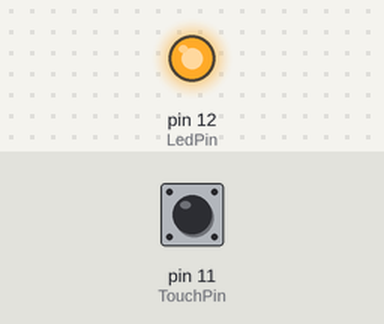
A program run on a simulated Raspberry Pi (header pin numbers). Shown: output pins drawn as LEDs (lit = HIGH). Inputs (shaded band) come from the test bench; at power-on: pin 11 (TouchPin) HIGH. What the program prints to the terminal is not drawn.

Above: at 1.2 s.
1.3 s: pin 11 (TouchPin) pulled LOW for 0.15 s
At 1.37 s:
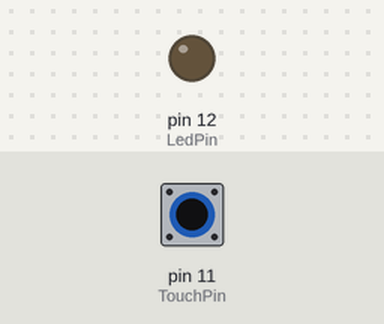
2.9 s: pin 11 (TouchPin) pulled LOW for 3.2 s
At 7.4 s:
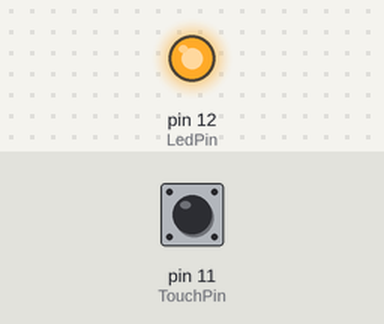
Timing chart, 0 to 8.9 s (numbered marks = the images above; inputs shaded):
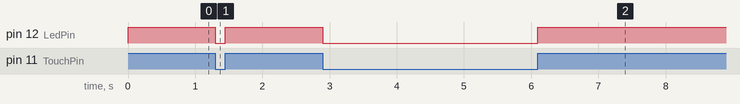

Measured:
- after the input at 1.3 s, pin 12 (LedPin): HIGH → LOW at once, → HIGH 0.15 s later
- after the input at 2.9 s, pin 12 (LedPin): HIGH → LOW at once, → HIGH 3.2 s later

The program:

touch-sensor-rgb-led-smd.py
```python
import RPi.GPIO as GPIO

TouchPin = 11
LedPin   = 12

def setup():
	GPIO.setmode(GPIO.BOARD)       # Numbers GPIOs by physical location
	GPIO.setup(LedPin, GPIO.OUT)   # Set LedPin's mode is output
	GPIO.setup(TouchPin, GPIO.IN, pull_up_down=GPIO.PUD_UP)
	GPIO.output(LedPin, GPIO.HIGH) # Set LedPin high(+3.3V) to off led

def loop():
	while True:
		if GPIO.input(TouchPin) == GPIO.LOW:
			print '...led on'
			GPIO.output(LedPin, GPIO.LOW)  # led on
		else:
			print 'led off...'
			GPIO.output(LedPin, GPIO.HIGH) # led off

def destroy():
	GPIO.output(LedPin, GPIO.HIGH)     # led off
	GPIO.cleanup()                     # Release resource

if __name__ == '__main__':     # Program start from here
	setup()
	try:
		loop()
	except KeyboardInterrupt:  # When 'Ctrl+C' is pressed, the child program destroy() will be  executed.
		destroy()
```
